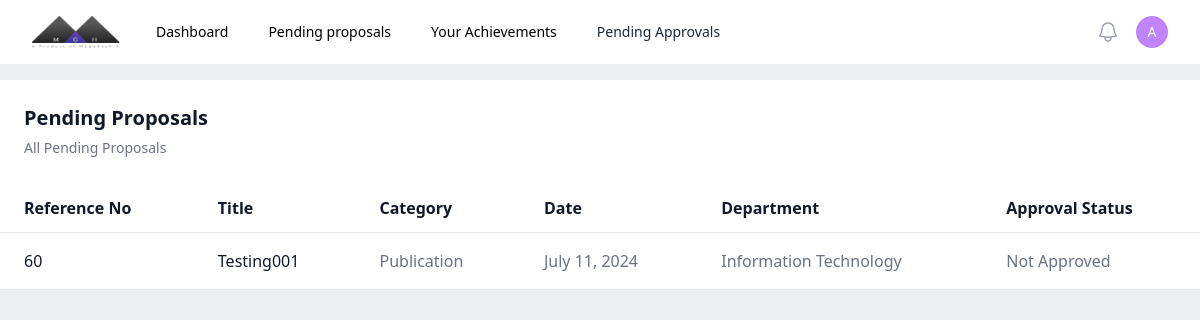
The page /pendingproposals/ (signed in) on the database as committed earlier.
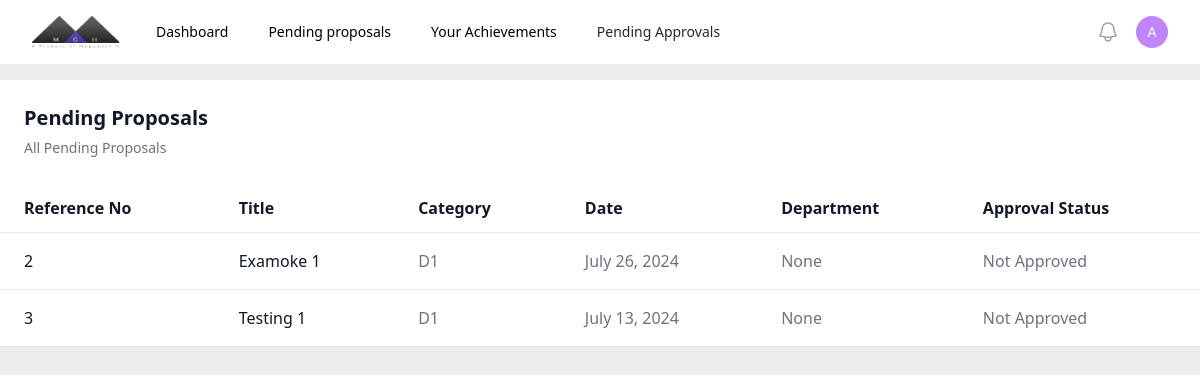
The same page on the database as committed later.
### controller/models.py (models this page shows, shortened)
class achievements(models.Model):
    statuses = [
        ('Not Approved', 'Not Approved'),
        ('HoD Approved', 'HoD Approved'),
        ('Controller Approved', 'Controller Approved')
    ]
    title = models.CharField(max_length=150)
    staff = models.ManyToManyField(staff)
    department = models.ForeignKey(department, on_delete=models.SET_NULL, null=True)
    achievementid = models.PositiveIntegerField()
    date = models.DateField()
    category = models.ForeignKey('rewardcategory', on_delete=models.SET_NULL, null=True)
    approvalstatus = models.CharField(max_length=50, choices=statuses, default='Not Approved')
    class Meta:
        verbose_name = "Achievement"
        verbose_name_plural = "All Acheivements"

class rewardcategory(models.Model):
    name = models.CharField(max_length=75)
    criterias = models.ManyToManyField(criteria)
    class Meta:
        verbose_name = 'Reward Category'
        verbose_name_plural = 'Reward Categories'

### authentication/models.py (models this page shows)
class department(models.Model):
    name = models.CharField(max_length=50)
    hod = models.OneToOneField('staff', on_delete=models.SET_NULL, null=True, blank=True, related_name='hod')
    def __str__(self):
        return self.name

### controller/views.py (the view)
# urls.py: path('pendingproposals/', btv.pendingproposals, name="approvalapplication"),
def pendingproposals(request):
    objects = achievements.objects.filter(Q(approvalstatus='Not Approved') | Q(approvalstatus='HoD Approved'), staff=request.user)
    return render(request, 'controller/pendingproposals.html', {'objects': objects})

### controller/templates/controller/pendingproposals.html (shortened to what this page needs)
{% load static tailwind_tags %}
<!DOCTYPE html>
<html lang="en">
<head>
    {% tailwind_css %}
</head>
<body class="bg-[#ebedf0]">
    {% include 'central/nav.html' %}
    <div class="bg-white mt-4 max-w-[100vw] overflow-hidden relative">
        <div class="p-6">
            <h3 class="text-xl font-semibold leading-7 text-gray-900">Pending Proposals</h3>
            <p class="mt-1 max-w-2xl text-sm leading-6 text-gray-500">All Pending Proposals</p>
        </div>
        <div class="overflow-x-scroll">
        <table class="max-w-full text-left min-h-full text-gray-500 bg-white dark:text-gray-400 rounded-md overflow-x-auto w-full">
            <thead class="border-b text-gray-900 dark:text-gray-400">
                <tr>
                    <th scope="col" class="px-6 py-3">
                        Reference No
                    </th>
                    <th scope="col" class="px-6 py-3">
                        Title
                    </th>
                    <th scope="col" class="px-6 py-3">
                        Category
                    </th>
                    <th scope="col" class="px-6 py-3">
                        Date
                    </th>
                    <th scope="col" class="px-6 py-3">
                        Department
                    </th>
                    <th scope="col" class="px-6 py-3">
                        Approval Status
                    </th>
                </tr>
            </thead>
            <tbody>
                {% for object in objects %}
                <tr class="border-b hover:bg-slate-100">
                    <td scope="row" class="hover:underline px-6 py-4 font-medium text-gray-900 whitespace-nowrap">
                        {{object.achievementid}}
                    </td>
                    <td scope="row" class="hover:underline px-6 py-4 font-medium text-gray-900 whitespace-nowrap">
                        <a href="{% url 'approvalapplication' category=object.category.name id=object.achievementid %}">
                        {{object.title|title}}
                        </a>
                    </td>
                    <td scope="row" class="px-6 py-4">
                        {{object.category.name | title}}
                    </td>
                    <td scope="row" class="hover:underline px-6 py-4 whitespace-nowrap">
                        {{object.date}}
                    </td>
                    <td class="px-6 py-4">
                        {{object.department}}
                    </td>
                    <td class="px-6 py-4">
                        {{object.approvalstatus}}
                    </td>
                </tr>
                {% endfor %}
            </tbody>
            </table>
        </div>
    </div>
</body>
</html>

Rows that differ between the two databases and show on the page:
removed achievements: achievementid "60", title "Testing001", category.name "Publication", date "July 11, 2024", department "Information Technology", approvalstatus "Not Approved"
added achievements: achievementid "2", title "Examoke 1", category.name "D1", date "July 26, 2024", department "None", approvalstatus "Not Approved"
added achievements: achievementid "3", title "Testing 1", category.name "D1", date "July 13, 2024", department "None", approvalstatus "Not Approved"
